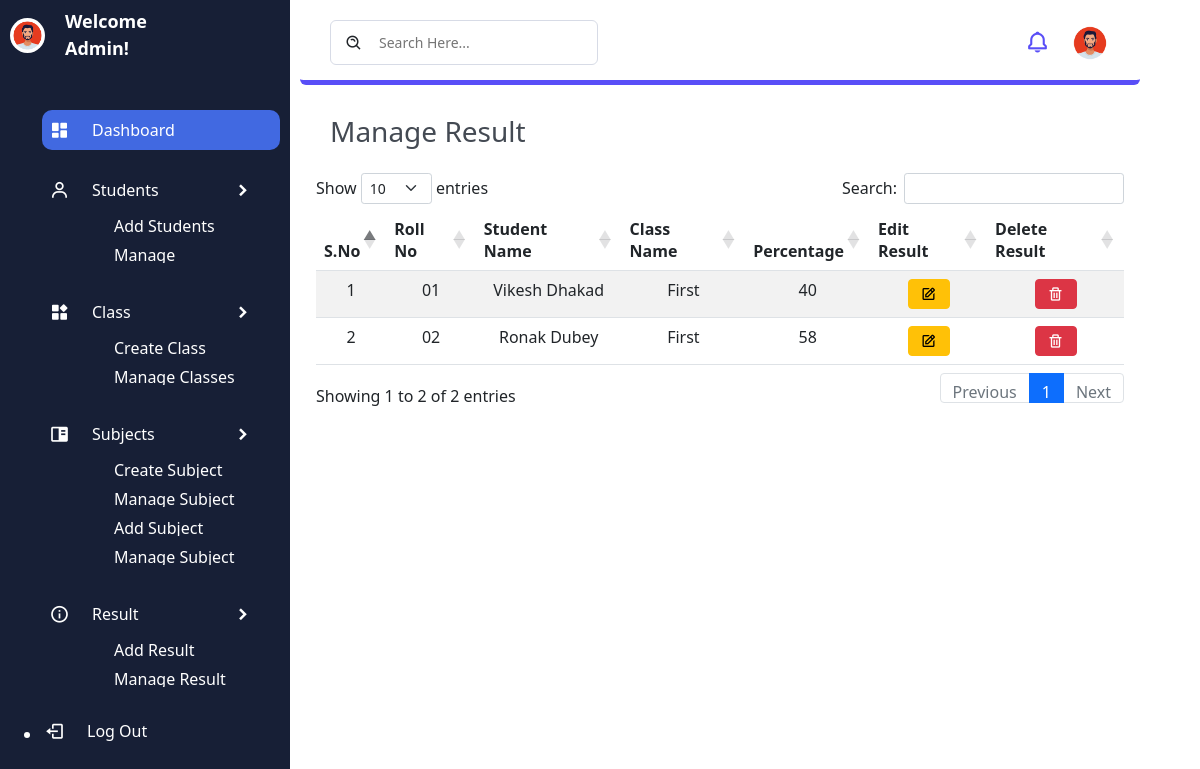
/manage-result.php, run on the app's committed database.
### tables this page shows
CREATE TABLE `result` (
  `id` int(10) NOT NULL,
  `class_id` int(10) NOT NULL,
  `student_id` int(10) NOT NULL,
  `total_marks` int(10) NOT NULL,
  `percentage` int(10) NOT NULL,
  `status` varchar(10) NOT NULL,
  `result_create_date` varchar(30) NOT NULL
);

CREATE TABLE `student` (
  `id` int(10) NOT NULL,
  `class_id` int(10) NOT NULL,
  `student_name` varchar(50) NOT NULL,
  `father_name` varchar(50) NOT NULL,
  `roll_no` varchar(20) NOT NULL,
  `email` varchar(50) NOT NULL,
  `gender` varchar(10) NOT NULL,
  `class_name` varchar(100) NOT NULL,
  `dob` varchar(20) NOT NULL,
  `student_add_date` varchar(30) NOT NULL
);

### manage-result.php (the view, shortened to what this page needs)
<?php
    include 'connection.php';
?>
<!DOCTYPE html>
<html lang="en">
<head>
    <link rel="stylesheet" href="css/style2.css">
    <link href='https://unpkg.com/boxicons@2.1.2/css/boxicons.min.css' rel='stylesheet'>
    <link rel="stylesheet" href="https://cdnjs.cloudflare.com/ajax/libs/twitter-bootstrap/5.1.3/css/bootstrap.min.css">
    <link rel="stylesheet" href="https://cdn.datatables.net/1.12.1/css/dataTables.bootstrap5.min.css">
</head>
<body>
<section class="sidebar">
        <div class="logo">
            <a href="admin-dash.php"><img src="image/avtar.png"><span> Welcome Admin! </span></a>
        </div>
        <ul class="side-menu">
            <li class="nav-item active">
                <a href="admin-dash.php">
                    <i class='bx bxs-dashboard' ></i>
                    <span> Dashboard </span>
                </a>
            </li>
            <li class="nav-item">
                <a href="#" class="dropdown-btn">
                    <i class='bx bx-user'></i>
                    <span>Students</span>
                    <i class="bx bxs-chevron-right"></i>
                </a>
                <ul class="sub-menu">
                    <li><a href="add-student.php">Add Students</a></li>
                    <li><a href="manage-student.php">Manage Students</a></li>
                </ul>
            </li>
            <li class="nav-item">
                <a href="#" class="dropdown-btn">
                    <i class='bx bxs-widget'></i>
                    <span>Class</span>
                    <i class="bx bxs-chevron-right"></i>
                </a>
                <ul class="sub-menu">
                    <li><a href="create-class.php">Create Class</a></li>
                    <li><a href="manage-class.php">Manage Classes</a></li>
                </ul>
            </li>
            <li class="nav-item">
                <a href="#" class="dropdown-btn">
                    <i class='bx bxs-book-content'></i>
                    <span>Subjects</span>
                    <i class="bx bxs-chevron-right"></i>
                </a>
                <ul class="sub-menu">
                    <li><a href="create-subject.php">Create Subject</a></li>
                    <li><a href="manage-subject.php">Manage Subject</a></li>
                    <li><a href="add-subject-combination.php">Add Subject Combination</a></li>
                    <li><a href="manage-subject-combination.php">Manage Subject Combination</a></li>
                </ul>
            </li>
            <li class="nav-item">
                <a href="#" class="dropdown-btn">
                    <i class='bx bx-info-circle' ></i>
                    <span>Result</span>
                    <i class="bx bxs-chevron-right"></i>
                </a>
                <ul class="sub-menu">
                    <li><a href="add-result.php">Add Result</a></li>
                    <li><a href="manage-result.php">Manage Result</a></li>
                </ul>
            </li>
        </ul>
        <ul class="log">
            <li class="nav-item">
                <a href="admin-logout.php">
                    <i class='bx bx-log-out'></i>
                    <span>Log Out</span>
                </a>
            </li>
        </ul>
    </section>
    <section class="main">
        <div class="navigation">
            <div class="n1">
                <div class="search">
                    <i class='bx bx-search-alt'></i>
                    <input type="text" name="search" id="search" placeholder="Search Here...">
                </div>
            </div>
            <div class="profile">
                <a href="message.php"><i class='bx bx-bell'></i></a>
                <img src="image/avtar.png" alt="image/avtar">
            </div>
        </div>
        <div class="page-name">
            <h3>Manage Result</h3>
        </div>
        <div class="card-body">
                <table id="example" class="table table-striped" style="width:100%; text-align: center;">
                    <thead>
                        <tr>
                            <th>S.No</th>
                            <th>Roll No</th>
                            <th>Student Name</th>
                            <th>Class Name</th>
                            <th>Percentage</th>
                            <th>Edit Result</th>
                            <th>Delete Result</th>
                        </tr>
                    </thead>
                    <tbody>
                    <?php
                    $num = 1;
                    $selectquery = "SELECT * FROM result INNER JOIN class ON class.id = result.class_id INNER JOIN student ON student.id = result.student_id ";
                    $query = mysqli_query($con,$selectquery);
                    while($result = mysqli_fetch_array($query)){ ?>
                        <tr>
                            <td><?php echo $num++; ?></td>
                            <td><?php  echo $result['roll_no']?></td>
                            <td><?php echo $result['student_name'] ?></td>
                            <td><?php echo $result['class_name'] ?></td>
                            <td><?php echo $result['percentage'] ?></td>
                            <td><button class="btn btn-warning"><i class='bx bx-edit' data-bs-toggle="modal" data-bs-target="#editstudent<?php  ?>"></i></button></td>
                            <td><a href="delete-result.php?id=<?php echo $result[0]?>"><button class="btn btn-danger"><i class='bx bx-trash'></i></button></a></td>
                        </tr>
                        <?php  }  ?>
                    </tbody>
                </table>
            </div>
    </section>
</body>
</html>

### css/style2.css (style rules this page uses)
.sidebar { position: fixed; top: 0; left: 0; width: 290px; height: 100vh; padding: 10px; background: #171f36; color: #fff; transition: 0.5s; overflow-y: auto; }
.sidebar a { text-decoration: none; color: inherit; display: flex; align-items: center; }
.logo { height: 50px; margin: 0 0 50px 0; position: relative; }
.logo a { height: 100%; }
.logo a img { width: 35px; height: 35px; border-radius: 50%; }
.logo a span { width: 150px; overflow: hidden; font-size: 18px; font-weight: bold; margin: 0 0 0 20px; transition: 0.5s; }
.side-menu li { list-style: none; overflow: hidden; border-radius: 10px; padding: 5px; margin: 20px auto; text-transform: capitalize; transition: 0.5s; }
li a { position: relative; height: 30px; }
li a i { margin-right: 20px; font-size: 20px; width: 25px; text-align: center; }
li a span { width: 105px; overflow: hidden; height: 25px; transition: 0.5s; }
.bxs-chevron-right { position: absolute; right: 0; overflow: hidden; transition: 0.5s; }
.sub-menu { width: 80%; margin: 0 0 0 25px; overflow: hidden; transition: 0.5s; }
.sub-menu li { height: 25px; padding: 5px 10px ; margin: 4px auto; font-size: 16px; font-weight: 300; }
.sub-menu li a { position: initial; height: 100%; display: initial; }
.main { width: calc(100% - 400px); margin: 5px 300px; transition: 0.5s; }
.active { background: royalblue; }
.main { width: calc(100% - 360px); }
.main .navigation { display: flex; align-items: center; justify-content: space-between; padding: 15px 30px; border-bottom: 5px solid #594ef7; background: #fff; border-radius: 6px; }
.main .navigation .search { display: flex; justify-content: flex-start; align-items: center; padding: 10px 14px; border: 1px solid #d7dbe6; border-radius: 6px; }
.main .navigation .search i { margin-right: 14px; font-size: 18px; }
.main .navigation .search input { border: none; outline: none; font-size: 14px; }
.main .navigation .profile { display: flex; align-items: center; justify-content: space-between; }
.main .navigation .profile i { margin-right: 20px; font-size: 25px; font-weight: 400; color: #594ef7; cursor: pointer; }
.main .navigation .profile img { height: 40px; width: 40px; border-radius: 50%; object-fit: cover; }
.page-name { color: #444a53; padding: 30px 30px 0 30px; font-size: 24px; font-weight: 700; }

### data on the page
result: student.roll_no "01", student.student_name "Vikesh Dhakad", student.class_name "First", percentage "40"
result: student.roll_no "02", student.student_name "Ronak Dubey", student.class_name "First", percentage "58"
